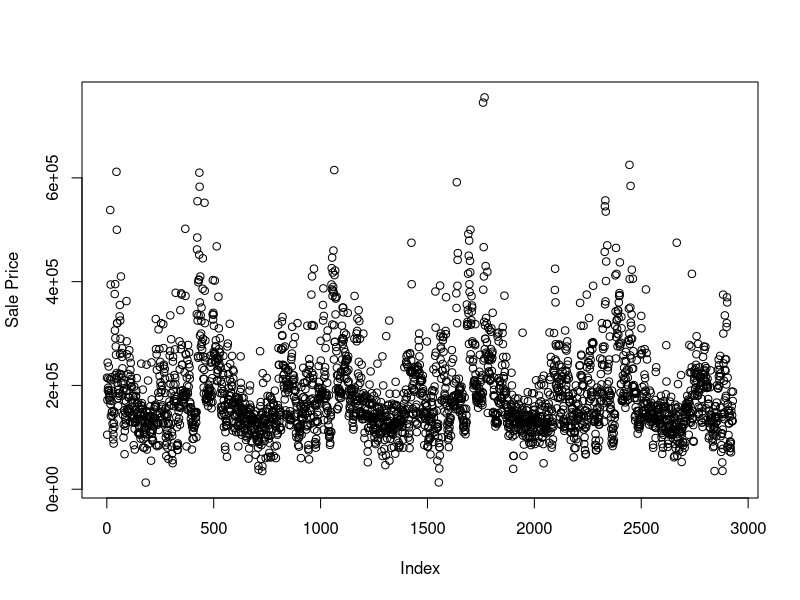
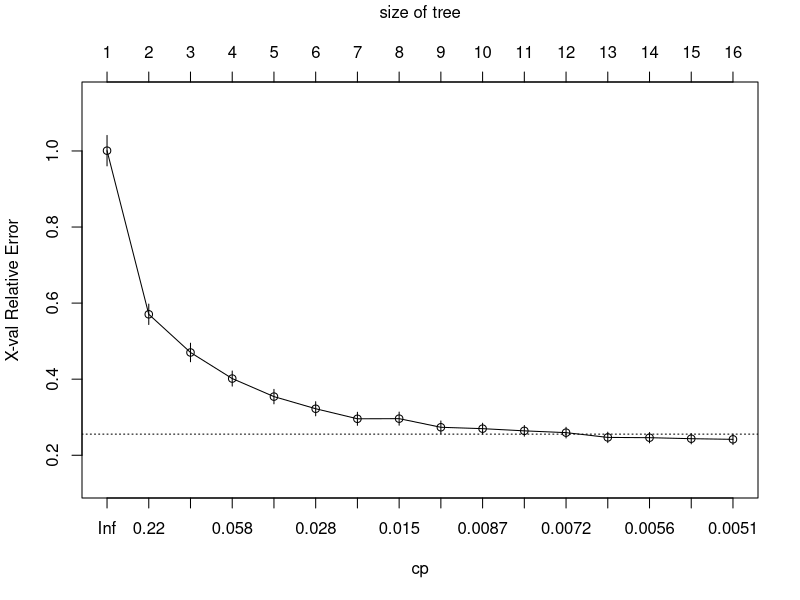
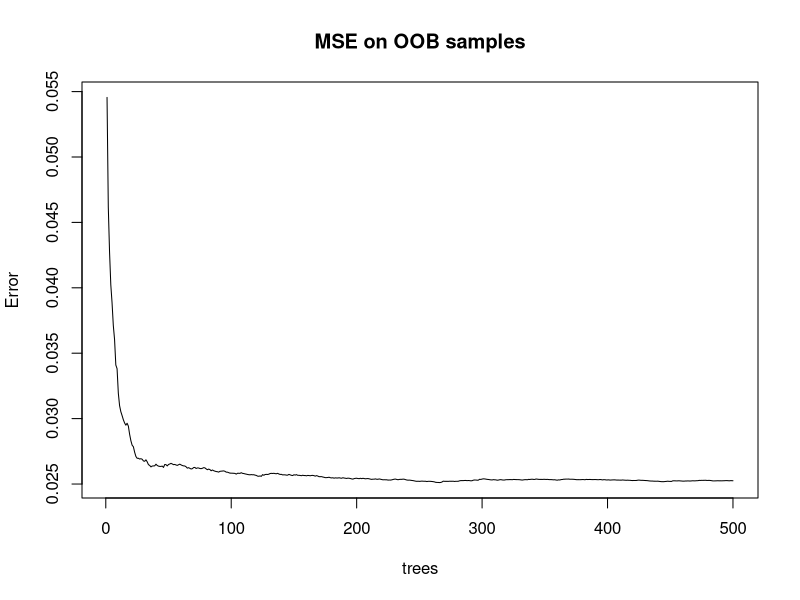
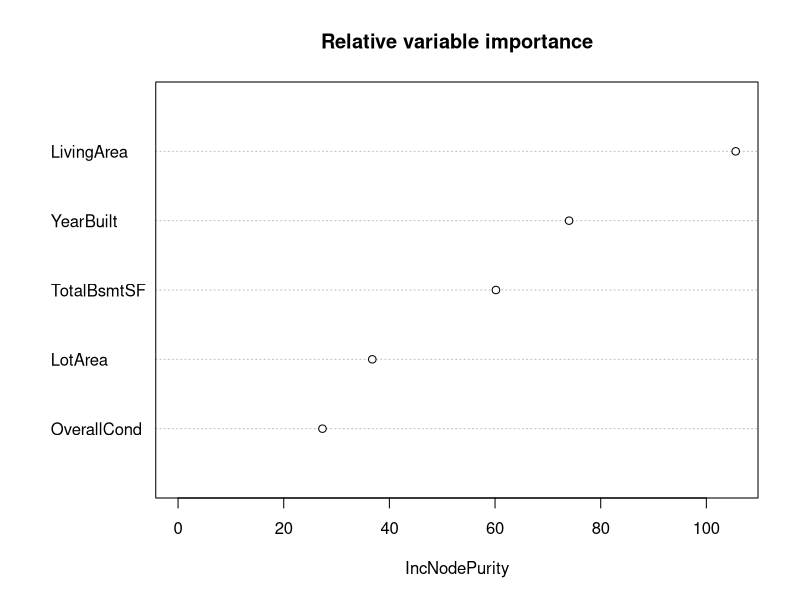
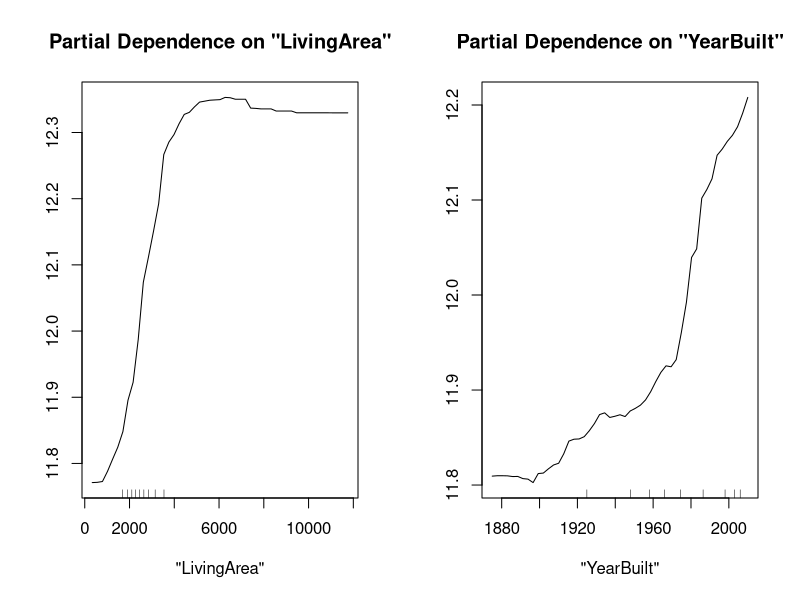

Generate these figures, in order, with R:
## ---- chunk 1
knitr::opts_chunk$set(echo = TRUE)
## ---- chunk 2
library(readr)
AH <- read_csv("AH (1).csv")
#  View(AH)
AH <- na.omit(AH) 
str(AH)
head(AH)
plot(AH$SalePrice, ylab = "Sale Price")
# identify(AH$SalePrice)
AH[AH$SalePrice > 700000,]
AH[AH$SalePrice < 20000,]
## ---- chunk 3
set.seed(1)
indx <- sample(1:2929, size = 2929, replace = F)
AH.train <- AH[indx[1:2050],]
AH.test <- AH[indx[2051:2929],]              
## ---- chunk 4
names(AH)
lSalePrice <- log(AH.train$SalePrice)
df1 <- cbind(lSalePrice, AH.train)
df.train <- df1[,-2]
lSalePrice <- log(AH.test$SalePrice)
df <- cbind(lSalePrice, AH.test)
df.test <- df[,-2]
## ---- chunk 5
library(rpart)
fit1 <- rpart(lSalePrice~., data = df.train, control = rpart.control (cp = 0.005, xval = 50))
fit1
printcp(fit1)
# R^2 
# attach(df.train)
# pred1 <- predict(fit1, df.train)
# 1-sum((pred1 - lSalePrice)^2)/sum((lSalePrice - mean(lSalePrice))^2)
# fit.1 <- lm(lSalePrice ~., data = df.train)
# summary(fit.1)
# detach(df.train)
## ---- chunk 6
plot3 <- plotcp(fit1)
plot
rmse.tree <- rep(0,nrow(fit1$cptable)-1)
  for (i in 1:(nrow(fit1$cptable)-1)){
    prune.fit1 <- prune(fit1, cp = fit1$cptable [(i+1),1])
    pred <- predict(prune.fit1, newdata = df.test)
    rmse.tree[i] <- sqrt(mean((pred-df.test$lSalePrice)^2))
}
rmse.tree #test error 
## ---- chunk 7
B <- 100
n <- nrow(df.train)
set.seed(1)
bootsamples <- rmultinom(B, n, rep(1,n)/n)
trees <- vector(mode = "list", length = B) # save B bootstrapped trees
pred_boot <- matrix(0, nrow(df.test), B) # save predictions
fit2 <- rpart(lSalePrice ~., data = df.train,
              control = rpart.control(cp = 0.005, xval = 0, maxsurrogate = 0, maxcompete = 0))
for (i in 1:B){
  trees[[i]] <- update(fit2, weights = bootsamples [,i])
  pred_boot [,i] <- predict(trees[[i]], df.test)
}
bag.pred <- apply(pred_boot, 1, mean)
RMSE <- sqrt(mean(bag.pred - df.test$lSalePrice)^2)
RMSE
## ---- chunk 8
library(randomForest)
set.seed(1) 
fit3 <- randomForest(lSalePrice ~., data = df.train, xtest = df.test [,-1], ytest = df.test$lSalePrice, keep.forest = T)
fit3
## ---- chunk 9
pred.train <- predict(fit3, df.train)
mean((pred.train - df.train$lSalePrice)^2) #MSE using all trees 
## ---- chunk 10
1-sum((pred.train-df.train$lSalePrice)^2)/(399*var(df.train$lSalePrice)) #R-square using all trees 
## ---- chunk 11
plot(fit3, main = "MSE on OOB samples")
## ---- chunk 12
set.seed(1)
fit4 <- randomForest(lSalePrice ~., data = df.train, xtest = df.test[,-1], ytest = df.test$lSalePrice, mtry = 5)
fit4
## ---- chunk 13
importance(fit3)
varImpPlot(fit3, sort = TRUE, main = "Relative variable importance")
## ---- chunk 14
par(mfrow=c(1,2))
partialPlot(fit3, df.train, 'LivingArea')
partialPlot(fit3, df.train, 'YearBuilt')
## ---- chunk 15
#RMSE_Comparasion <- matrix(c(summary.output(log(y_test),pred4), rmse_gam, pred6, pred7), nrow = 1, dimnames = list(NULL, c("Linear Model", "GAM", "GLM", "Tree")))
#RMSE_Comparasion
